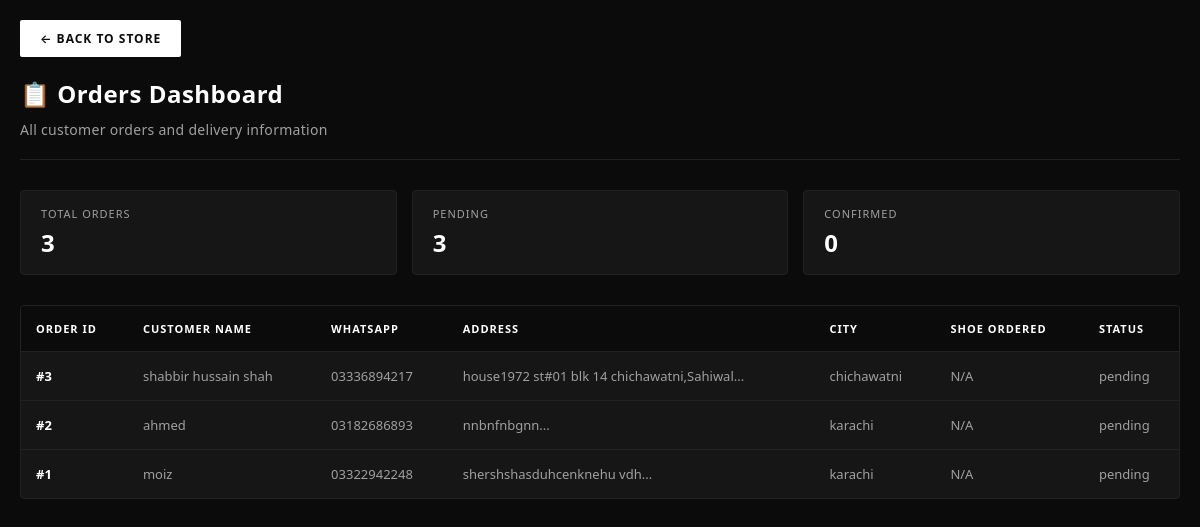
Page /moiz-admin-orders (signed in) on the committed database.
### tables this page shows
CREATE TABLE orders (
            id INTEGER PRIMARY KEY AUTOINCREMENT,
            product_id INTEGER NOT NULL,
            customer_name TEXT NOT NULL,
            whatsapp TEXT NOT NULL,
            address TEXT NOT NULL,
            city TEXT NOT NULL,
            order_date TIMESTAMP DEFAULT CURRENT_TIMESTAMP,
            status TEXT DEFAULT 'pending',
            notes TEXT,
            FOREIGN KEY (product_id) REFERENCES products (id)
        );

### app.py (the view)
@app.route('/moiz-admin-orders')
def moiz_admin_orders():
    if not session.get('logged_in'):
        return redirect(url_for('moiz_admin_login'))
    conn = get_db()
    cursor = conn.cursor()
    cursor.execute("""
        SELECT o.id, o.customer_name, o.whatsapp, o.address, o.city,
               o.status, o.order_date,
               COALESCE(p.title, p.name) as product_title
        FROM orders o
        LEFT JOIN products p ON o.product_id = p.id
        ORDER BY o.order_date DESC
    """)
    orders = cursor.fetchall()
    conn.close()
    return render_template('orders_dashboard.html', orders=orders)

### app.py (called while the page is built)
def get_db():
    conn = sqlite3.connect('shoes.db')
    conn.row_factory = sqlite3.Row
    return conn

@app.context_processor
def utility_processor():
    def format_datetime(dt):
        if dt:
            if isinstance(dt, str):
                try:
                    dt = datetime.fromisoformat(dt)
                except:
                    return dt
            return dt.strftime('%B %d, %Y at %I:%M %p')
        return ''
    return dict(format_datetime=format_datetime)

### templates/orders_dashboard.html (shortened to what this page needs)
<!DOCTYPE html>
<html lang="en">
<head>
</head>
<body>
    <div class="header">
        <a href="/" class="back-btn">← Back to Store</a>
        <h1>📋 Orders Dashboard</h1>
        <p class="subtitle">All customer orders and delivery information</p>
    </div>
    <div class="stats">
        <div class="stat-box">
            <div class="stat-label">Total Orders</div>
            <div class="stat-value">{{ orders|length }}</div>
        </div>
        <div class="stat-box">
            <div class="stat-label">Pending</div>
            <div class="stat-value">{{ orders|selectattr('status', 'equalto', 'pending')|list|length }}</div>
        </div>
        <div class="stat-box">
            <div class="stat-label">Confirmed</div>
            <div class="stat-value">{{ orders|selectattr('status', 'equalto', 'confirmed')|list|length }}</div>
        </div>
    </div>
    <div class="table-container">
        {% if orders %}
        <table>
            <thead>
                <tr>
                    <th>Order ID</th>
                    <th>Customer Name</th>
                    <th>WhatsApp</th>
                    <th>Address</th>
                    <th>City</th>
                    <th>Shoe Ordered</th>
                    <th>Status</th>
                </tr>
            </thead>
            <tbody>
                {% for order in orders %}
                <tr>
                    <td class="order-id">#{{ order.id }}</td>
                    <td>{{ order.customer_name }}</td>
                    <td>{{ order.whatsapp }}</td>
                    <td>{{ order.address[:50] }}...</td>
                    <td>{{ order.city }}</td>
                    <td>{{ order.product_title or 'N/A' }}</td>
                    <td>{{ order.status }}</td>
                </tr>
                {% endfor %}
            </tbody>
        </table>
        {% else %}
        <div class="empty-state">
            <p>📭 No orders yet</p>
        </div>
        {% endif %}
    </div>
</body>
</html>

### templates/orders_dashboard.html (style rules this page uses)
* { margin: 0; padding: 0; box-sizing: border-box; }
body { font-family: system-ui, -apple-system, BlinkMacSystemFont, 'Segoe UI', Roboto, sans-serif; background: #0b0b0b; color: #ffffff; padding: 20px; }
.header { max-width: 1400px; margin: 0 auto 30px; padding-bottom: 20px; border-bottom: 1px solid #222222; }
h1 { font-size: 24px; font-weight: 600; letter-spacing: 0.5px; margin-bottom: 10px; }
.subtitle { color: #a0a0a0; font-size: 14px; letter-spacing: 0.3px; }
.stats { display: flex; gap: 15px; margin-bottom: 30px; max-width: 1400px; margin: 0 auto 30px; }
.stat-box { background: #161616; border: 1px solid #222222; border-radius: 4px; padding: 15px 20px; flex: 1; }
.stat-label { color: #a0a0a0; font-size: 11px; text-transform: uppercase; letter-spacing: 1px; margin-bottom: 5px; }
.stat-value { font-size: 24px; font-weight: 600; }
.table-container { max-width: 1400px; margin: 0 auto; background: #161616; border: 1px solid #222222; border-radius: 4px; overflow: hidden; }
table { width: 100%; border-collapse: collapse; }
th { background: #0b0b0b; color: #ffffff; text-align: left; padding: 15px; font-size: 11px; text-transform: uppercase; letter-spacing: 1px; font-weight: 600; border-bottom: 1px solid #222222; }
td { padding: 15px; border-bottom: 1px solid #222222; color: #a0a0a0; font-size: 13px; }
tr:last-child td { border-bottom: none; }
.order-id { color: #ffffff; font-weight: 600; }
.back-btn { display: inline-block; background: #ffffff; color: #0b0b0b; padding: 10px 20px; border-radius: 2px; text-decoration: none; font-size: 12px; font-weight: 600; letter-spacing: 1px; text-transform: uppercase; margin-bottom: 20px; }

### rows in the picture
orders: id "3", customer_name "shabbir hussain shah", whatsapp "03336894217", address "house1972 st#01 blk 14 chichawatni,Sahiwal", city "chichawatni", product_title "N/A", status "pending"
orders: id "2", customer_name "ahmed", whatsapp "03182686893", address "nnbnfnbgnn", city "karachi", product_title "N/A", status "pending"
orders: id "1", customer_name "moiz", whatsapp "03322942248", address "shershshasduhcenknehu vdh", city "karachi", product_title "N/A", status "pending"

### other values in the picture
{{ orders|length }} "3"
{{ orders|selectattr('status', 'equalto', 'pending')|list|length }} "3"
{{ orders|selectattr('status', 'equalto', 'confirmed')|list|length }} "0"
